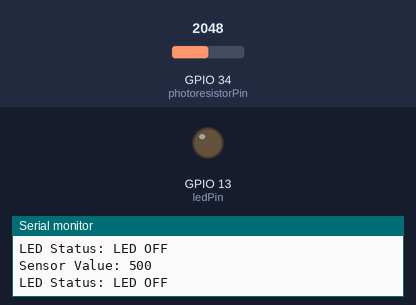
The sketch below on a simulated ESP32. On the bench: output pins drawn as LEDs (lit = HIGH), the last lines printed to the serial monitor. Inputs (shaded band) come from the test bench; at power-on: GPIO 34 (photoresistorPin) = 2048. WiFi joins after 1.5 s; servers stay silent unless stated; no MQTT or app messages arrive unless stated.

Above: at 2.7 s.
2.8 s: GPIO 34 (photoresistorPin) set to 1701
4.8 s: GPIO 34 (photoresistorPin) set to 1576
At 7.1 s:
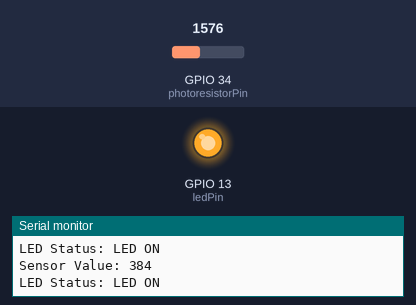
9.2 s: GPIO 34 (photoresistorPin) set to 2047
At 10.4 s:
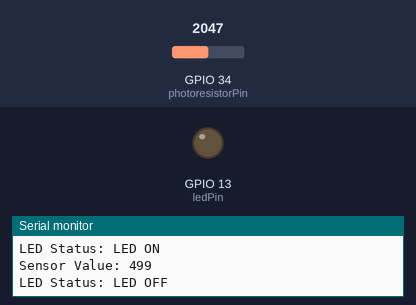
11.3 s: GPIO 34 (photoresistorPin) set to 1228
At 12.6 s:
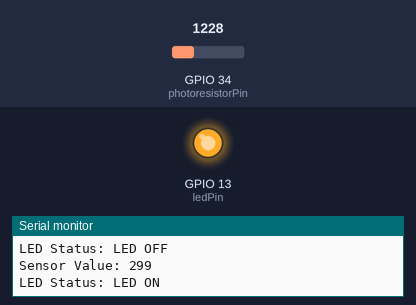
Timing chart, 0 to 14.3 s (numbered marks = the images above; inputs shaded):
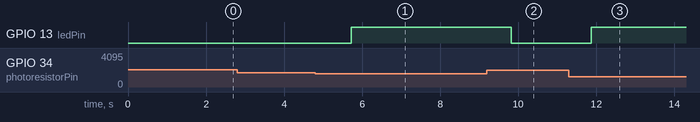

The sketch:

ESP32_MQTT.ino
```cpp
#include <WiFi.h>
#include <PubSubClient.h>
#include <SPI.h>
#include <MFRC522.h>

// WiFi credentials
const char* ssid = "SM-A505W7965";
const char* password = "angu5588";

// MQTT broker details
const char* mqtt_server = "192.168.228.236";
const int mqtt_port = 1883;

WiFiClient espClient;
PubSubClient client(espClient);

// MQTT topics
const char* lightsensor_topic = "light-sensor/brightness";
const char* led_status_topic = "led/status";
const char* rfid_topic = "rfid/data";

const int photoresistorPin = 34;
const int ledPin = 13;

// RFID pins
#define SS_PIN   2  // SDA
#define RST_PIN  23 // RST
#define SCK_PIN  18 // SCK
#define MOSI_PIN 4  // MOSI
#define MISO_PIN 5  // MISO

MFRC522 rfid(SS_PIN, RST_PIN); // Instance of the class
MFRC522::MIFARE_Key key;

// Init array that will store new NUID
byte nuidPICC[4];

void setup_wifi() {
  delay(10);
  Serial.println();
  Serial.print("Connecting to ");
  Serial.println(ssid);

  WiFi.begin(ssid, password);

  while (WiFi.status() != WL_CONNECTED) {
    delay(500);
    Serial.print(".");
  }

  Serial.println("");
  Serial.println("WiFi connected");
  Serial.println("IP address: ");
  Serial.println(WiFi.localIP());
}

void reconnect() {
  while (!client.connected()) {
    Serial.print("Attempting MQTT connection...");
    if (client.connect("ESP32Client")) {
      Serial.println("connected");
    } else {
      Serial.print("failed, rc=");
      Serial.print(client.state());
      Serial.println(" try again in 5 seconds");
      delay(5000);
    }
  }
}

void setup() {
  Serial.begin(115200);
  setup_wifi();
  client.setServer(mqtt_server, mqtt_port);
  pinMode(photoresistorPin, INPUT);
  pinMode(ledPin, OUTPUT);

  SPI.begin(SCK_PIN, MISO_PIN, MOSI_PIN, SS_PIN); // Init SPI bus
  rfid.PCD_Init(); // Init MFRC522
}

void loop() {
  if (!client.connected()) {
    reconnect();
  }
  client.loop();
  int sensorValue = analogRead(photoresistorPin);

  //brightness level (0-100)
  int brightness = map(sensorValue, 0, 4095, 0, 1000);

  Serial.print("Sensor Value: ");
  Serial.println(brightness);

  // Publish brightness level to MQTT topic
  String lightMessage = String(brightness);
  client.publish(lightsensor_topic, lightMessage.c_str());

  String statusLed = "";
  if (brightness < 400) {
    digitalWrite(ledPin, HIGH);
    statusLed = "LED ON";
  } else {
    digitalWrite(ledPin, LOW);
    statusLed = "LED OFF";
  }

  Serial.print("LED Status: ");
  Serial.println(statusLed);

  // RFID logic
  if (rfid.PICC_IsNewCardPresent() && rfid.PICC_ReadCardSerial()) {
    Serial.println("RFID card detected.");
    String rfidData = "";
    for (byte i = 0; i < rfid.uid.size; i++) {
      rfidData += String(rfid.uid.uidByte[i], HEX);
    }
    Serial.print("RFID Data: ");
    Serial.println(rfidData);

    client.publish(rfid_topic, rfidData.c_str());

    // Halt PICC
    rfid.PICC_HaltA();
    // Stop encryption on PCD
    rfid.PCD_StopCrypto1();
  }

  // Delay to prevent flooding MQTT messages
  delay(1000);
}
```

Measured:
- the behaviour switches between 1638 and 1637 on GPIO 34 (photoresistorPin) (found by bisection; images 0 and 1)
- after the input at 4.8 s, GPIO 13 (ledPin): LOW → HIGH after 0.92 s
- after the input at 9.2 s, GPIO 13 (ledPin): HIGH → LOW after 0.62 s
- after the input at 11.3 s, GPIO 13 (ledPin): LOW → HIGH after 0.58 s
